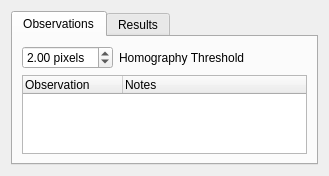
<?xml version="1.0" encoding="UTF-8"?>
<ui version="4.0">
 <class>CameraCalibrationDataManager</class>
 <widget class="QWidget" name="CameraCalibrationDataManager">
  <property name="geometry">
   <rect>
    <x>0</x>
    <y>0</y>
    <width>329</width>
    <height>176</height>
   </rect>
  </property>
  <property name="windowTitle">
   <string>Form</string>
  </property>
  <layout class="QVBoxLayout" name="verticalLayout_2">
   <item>
    <widget class="QTabWidget" name="tab_widget">
     <property name="currentIndex">
      <number>0</number>
     </property>
     <widget class="QWidget" name="tab_observations">
      <attribute name="title">
       <string>Observations</string>
      </attribute>
      <layout class="QVBoxLayout" name="verticalLayout">
       <item>
        <layout class="QFormLayout" name="formLayout">
         <item row="0" column="0">
          <widget class="QDoubleSpinBox" name="double_spin_box_homography_threshold">
           <property name="suffix">
            <string> pixels</string>
           </property>
           <property name="value">
            <double>2.000000000000000</double>
           </property>
          </widget>
         </item>
         <item row="0" column="1">
          <widget class="QLabel" name="label">
           <property name="text">
            <string>Homography Threshold</string>
           </property>
          </widget>
         </item>
        </layout>
       </item>
       <item>
        <widget class="QTreeWidget" name="tree_widget_observations">
         <property name="alternatingRowColors">
          <bool>true</bool>
         </property>
         <property name="textElideMode">
          <enum>Qt::ElideRight</enum>
         </property>
         <property name="uniformRowHeights">
          <bool>false</bool>
         </property>
         <property name="allColumnsShowFocus">
          <bool>true</bool>
         </property>
         <property name="wordWrap">
          <bool>true</bool>
         </property>
         <attribute name="headerVisible">
          <bool>true</bool>
         </attribute>
         <column>
          <property name="text">
           <string>Observation</string>
          </property>
         </column>
         <column>
          <property name="text">
           <string>Notes</string>
          </property>
         </column>
        </widget>
       </item>
      </layout>
     </widget>
     <widget class="QWidget" name="tab_results">
      <attribute name="title">
       <string>Results</string>
      </attribute>
      <layout class="QVBoxLayout" name="verticalLayout_3">
       <item>
        <widget class="QTextEdit" name="text_edit_results">
         <property name="readOnly">
          <bool>true</bool>
         </property>
        </widget>
       </item>
      </layout>
     </widget>
    </widget>
   </item>
  </layout>
 </widget>
 <resources/>
 <connections/>
</ui>
